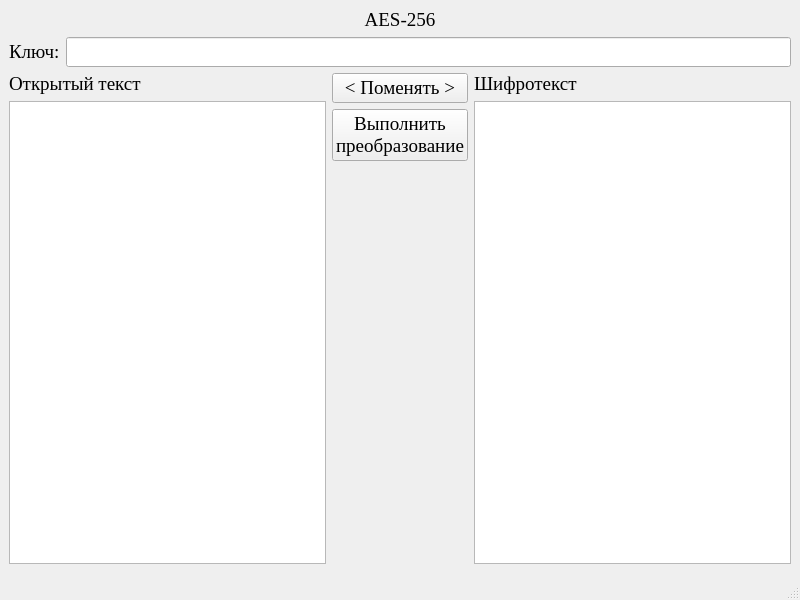
<?xml version="1.0" encoding="UTF-8"?>
<ui version="4.0">
 <class>MainWindow</class>
 <widget class="QMainWindow" name="MainWindow">
  <property name="geometry">
   <rect>
    <x>0</x>
    <y>0</y>
    <width>800</width>
    <height>600</height>
   </rect>
  </property>
  <property name="font">
   <font>
    <family>Times New Roman</family>
    <pointsize>14</pointsize>
   </font>
  </property>
  <property name="windowTitle">
   <string>MainWindow</string>
  </property>
  <widget class="QWidget" name="centralwidget">
   <layout class="QVBoxLayout" name="verticalLayout_3">
    <item>
     <widget class="QLabel" name="label">
      <property name="layoutDirection">
       <enum>Qt::LeftToRight</enum>
      </property>
      <property name="text">
       <string>AES-256</string>
      </property>
      <property name="alignment">
       <set>Qt::AlignCenter</set>
      </property>
     </widget>
    </item>
    <item>
     <layout class="QHBoxLayout" name="horizontalLayout_2">
      <item>
       <widget class="QLabel" name="label_key">
        <property name="text">
         <string>Ключ:</string>
        </property>
       </widget>
      </item>
      <item>
       <widget class="QLineEdit" name="line_key">
        <property name="maxLength">
         <number>32</number>
        </property>
       </widget>
      </item>
     </layout>
    </item>
    <item>
     <layout class="QHBoxLayout" name="horizontalLayout_3">
      <item>
       <layout class="QVBoxLayout" name="verticalLayout">
        <item>
         <widget class="QLabel" name="label_text1">
          <property name="text">
           <string>Открытый текст</string>
          </property>
         </widget>
        </item>
        <item>
         <widget class="QTextEdit" name="line_text1"/>
        </item>
       </layout>
      </item>
      <item>
       <layout class="QVBoxLayout" name="verticalLayout_5">
        <item>
         <widget class="QPushButton" name="swap_button">
          <property name="text">
           <string>&lt; Поменять &gt;</string>
          </property>
         </widget>
        </item>
        <item>
         <widget class="QPushButton" name="pushButton">
          <property name="text">
           <string>Выполнить
преобразование</string>
          </property>
         </widget>
        </item>
        <item>
         <spacer name="verticalSpacer">
          <property name="orientation">
           <enum>Qt::Vertical</enum>
          </property>
          <property name="sizeHint" stdset="0">
           <size>
            <width>20</width>
            <height>40</height>
           </size>
          </property>
         </spacer>
        </item>
       </layout>
      </item>
      <item>
       <layout class="QVBoxLayout" name="verticalLayout_2">
        <item>
         <widget class="QLabel" name="label_text2">
          <property name="text">
           <string>Шифротекст</string>
          </property>
         </widget>
        </item>
        <item>
         <widget class="QTextEdit" name="line_text2"/>
        </item>
       </layout>
      </item>
     </layout>
    </item>
   </layout>
  </widget>
  <widget class="QMenuBar" name="menubar">
   <property name="geometry">
    <rect>
     <x>0</x>
     <y>0</y>
     <width>800</width>
     <height>26</height>
    </rect>
   </property>
  </widget>
  <widget class="QStatusBar" name="statusbar"/>
 </widget>
 <resources/>
 <connections/>
</ui>
